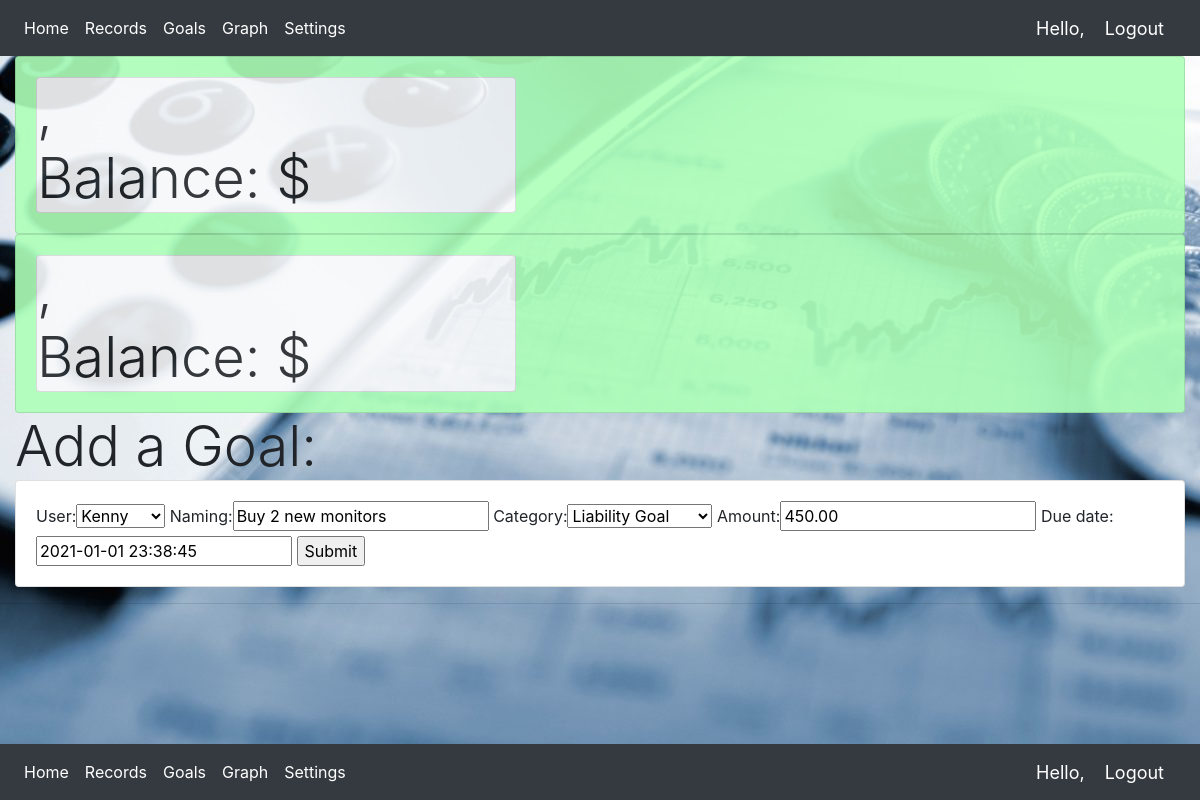
The page /update_goal/2/ on the database its author committed.
### MGMT/models.py (models this page shows, shortened)
class moneyGoals(models.Model):
    CATEGORY = (
                ('Small Goal', 'Small Goal'),
                ('Liability Goal', 'Liability Goal'),
                ('Life Goal', 'Life Goal'),
                ('Investment Goal', 'Investment Goal'),
                )
    user = models.ForeignKey(moneyUser, null=True, on_delete=models.SET_NULL)
    naming = models.CharField(max_length=200, null=False)
    category = models.CharField(max_length=200, null=False, choices=CATEGORY, default='Small Goal')
    amount = models.DecimalField(null=False, max_digits=10, decimal_places=2)
    date_created = models.DateTimeField(auto_now_add=True, null=True)
    due_date = models.DateTimeField(auto_now_add=False, null=True)
    calculated_date = models.DateTimeField(auto_now_add=True, null=True)

### MGMT/views.py (the view)
# urls.py: path('update_goal/<str:pk>/', views.updateGoal, name="update_goal"),
def updateGoal(request, pk):
    goal = moneyGoals.objects.get(id=pk)
    form = GoalForm(instance=goal)
    if request.method == 'POST':
        form = GoalForm(request.POST, instance=goal)
        if form.is_valid:
            form.save()
            return redirect('/goals/')
    context = {'form': form}
    return render(request, 'MGMT/goal_form.html', context)

### MGMT/forms.py
class GoalForm(ModelForm):
    class Meta:
        model = moneyGoals
        fields = '__all__'

### MGMT/models.py (called while the page is built)
    def __str__(self):
        return str(self.name)

### MGMT/templates/MGMT/goal_form.html (shortened to what this page needs)
{% extends 'MGMT/main.html' %}
{% load static %}
{% block content %}
{% include 'MGMT/status.html' %}
<div class="display-4">Add a Goal:</div>
<div class="card card-body">
    <form action="" method="POST">
        {{form}}
        <input type="submit" name="Submit">
    </form>
</div>
{% endblock %}

### static/css/main.css (style rules this page uses)
body { background-image: url('D:\\programs\\010 Programming learning\\Money_MGMT\\static\\images\\Business-Finance-1.jpg'); }

### MGMT/templates/MGMT/main.html (style rules this page uses)
body { background: url("/static/images/Business-Finance-1.jpg") fixed; }

### rows shown on the page
moneyGoals: user "Kenny", naming "Buy 2 new monitors", category "Liability Goal", amount "450.00", due_date "2021-01-01 23:38:45"
